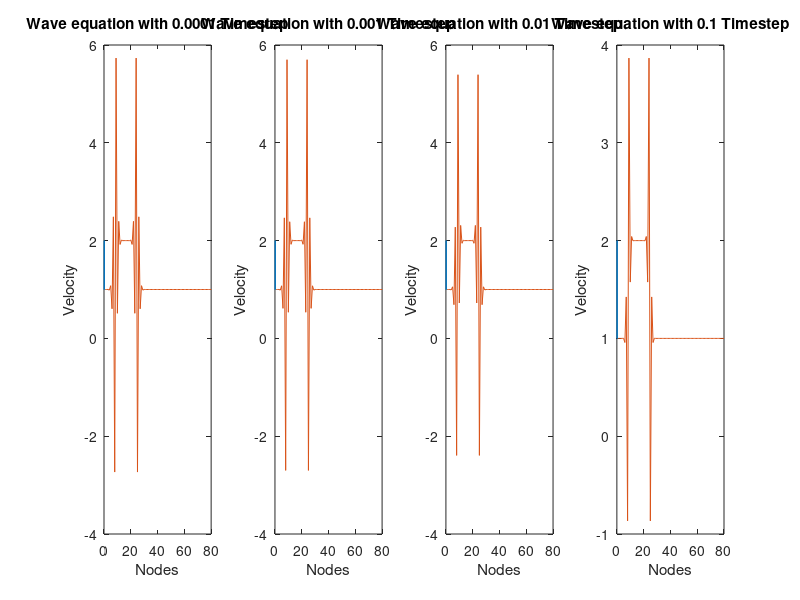

Source code (MATLAB):
clear all
close all
clc

%Inputs
dt=[1e-4, 1e-3, 1e-2, 1e-1];
n = 80;
L=1;
t=0.4;
x=linspace(0,L,n);
dx=x(2)-x(1);
x_start  = 0.1;
x_stop = 0.3;
c=1;
u_final = zeros(length(dt),n);
u_old = zeros(length(dt),n);
u_initial=zeros(length(dt),n);

%for every dt
for j=1:length(dt)
u= ones(1,n);
for i=1:n
  if (x(i)<x_start || x(i)>x_stop)
    continue
  else
    u(i)=2;
  endif
endfor
nt=t/dt(j);
u_old(j,:) = u;
u_initial(j,:) = u;
for k = 1:nt
  for i = 2:(n-1)
    u(i) = u_old(j,i) - (pow2(c)*(dt(j)/pow2(dx)))*(u_old(j,i-1) - 2*(u_old(j,i)) + u_old(j,i+1));
  endfor
  u_old(j,:) = u;
endfor
  u_final(j,:) = u;
endfor


%plots
for i=1:length(dt)
  subplot(1,length(dt),i)
  plot(x,u_initial(i,:),u_final(i,:))
  str = sprintf("Wave equation with %d Timestep",dt(i));
  title(str)
  xlabel("Nodes")
  ylabel("Velocity")
endfor